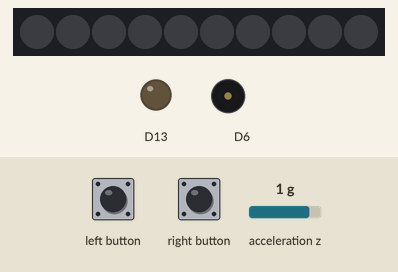
This sketch was run on a simulated Adafruit Circuit Playground Express. Parts: 10 RGB LEDs in strip order, left to right, output pins drawn as LEDs (lit = HIGH), buzzer (waves = sounding). The test bench sets the inputs (shaded band); at power-on: acceleration z 1 g. What the sketch prints to the serial monitor is not drawn.

Above: at 4.2 s.
4.3 s: left button pressed for 0.15 s
At 4.55 s:
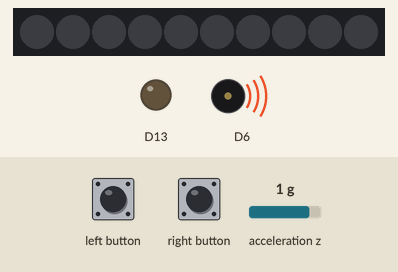
6.1 s: right button pressed for 3.2 s
At 10.4 s:
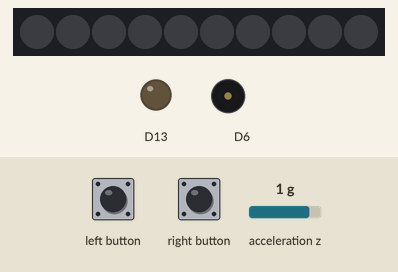
10.8 s: left button pressed for 3.2 s
At 10.95 s:
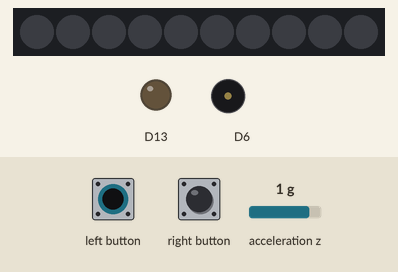
Timing chart, 0 to 15.4 s (numbered marks = the images above; inputs shaded):
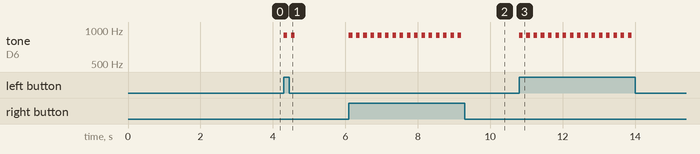

Measured:
- after the input at 4.3 s, tone on D6: alternates 900 Hz for 0.10 s and silent for 0.10 s, 4 changes in all, then stays silent, starting at once
- after the input at 6.1 s, tone on D6: alternates 900 Hz for 0.10 s and silent for 0.10 s, 32 changes in all, then stays silent, starting at once
- after the input at 10.8 s, tone on D6: alternates 900 Hz for 0.10 s and silent for 0.10 s, 32 changes in all, then stays silent, starting at once

The sketch:

slouching_with_light.ino
```cpp
#include <Adafruit_CircuitPlayground.h>

//macro
#define SLOUCH_ANGLE  10.0          //how much you can slouch
#define SLOUCH_TIME   3000         //3 SECONDS
#define SLOUCH_TEN   8000         //10 SECONDS
#define GRAVITY       9.80665     //gravity
#define RADZDEG       57.29579   //180/3.1415 (pie)
#define FLASH_RATE    50
#define SPIN_RATE     100
#define COLOR         0xff07ee
#define COLOR1        0xFF5500
#define badPostureCount

float currentAngle;
float targetAngle;
unsigned long slouchStartTime;
bool slouching = false;

int pixel1;
int pixel2;


void setup() {
  // put your setup code here, to run once:
  CircuitPlayground.begin();
  Serial.begin(9600);
  targetAngle = 0;   // what the user set by pressing one of the button, initialize
  CircuitPlayground.setBrightness(255); //Set brightness of neopixels

  pixel1 = 0;
  pixel2 = 5;
}

void loop() {
  // put your main code here, to run repeatedly:

  currentAngle = RADZDEG * asin(-CircuitPlayground.motionZ() / GRAVITY);

  Serial.println(currentAngle);

  //press the button to initialize angle

  if ((CircuitPlayground.leftButton()) || (CircuitPlayground.rightButton())) {
    targetAngle = currentAngle;
    CircuitPlayground.playTone(900, 100);
    delay(100);
    CircuitPlayground.playTone(900, 100);
    delay(100);
  }

  //detects slouch
  if (currentAngle - targetAngle > SLOUCH_ANGLE) {
    if (!slouching) {
      slouchStartTime = millis();  //current millisecond
      slouching = true;
    }
  } else {
    slouching = false;
    CircuitPlayground.clearPixels();
  }
  if (slouching) {
    if (millis() - slouchStartTime > SLOUCH_TIME) {     //3 SECONDS
      CircuitPlayground.playTone(100, 500);
      delay (500);
    }
    if (slouching) {
      if (millis() - slouchStartTime > SLOUCH_TEN) {     //3 SECONDS
        CircuitPlayground.playTone(1760, 500);
        for (int pixel = 0; pixel < 10; pixel ++) {
          CircuitPlayground.setPixelColor(pixel1, COLOR);
          CircuitPlayground.setPixelColor(pixel2, COLOR1);

          pixel1 = pixel1 + 1;
          pixel2 = pixel2 + 1;

          if (pixel1 > 9) pixel1 = 0;
          if (pixel2 > 9) pixel2 = 0;

          delay(SPIN_RATE);
        }
        delay(FLASH_RATE);
        CircuitPlayground.clearPixels();
        delay(FLASH_RATE);
      }
    }
  }
}
```
